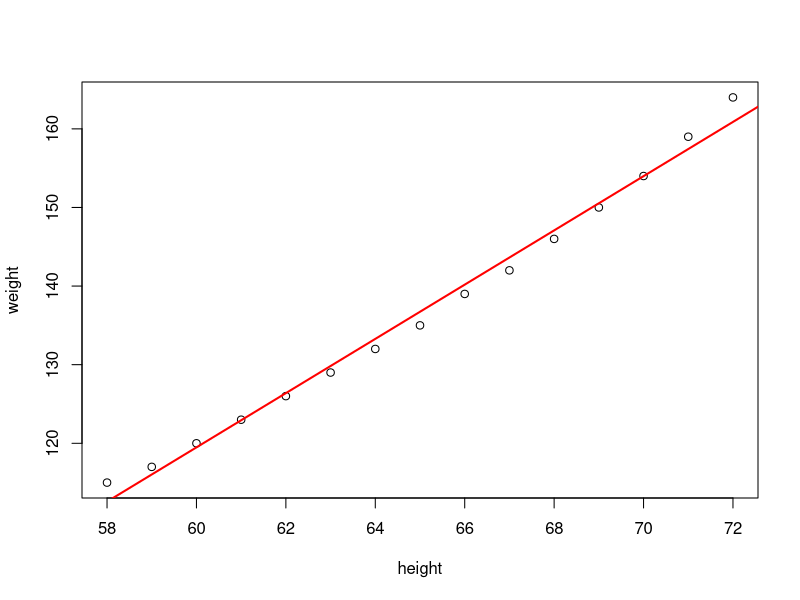
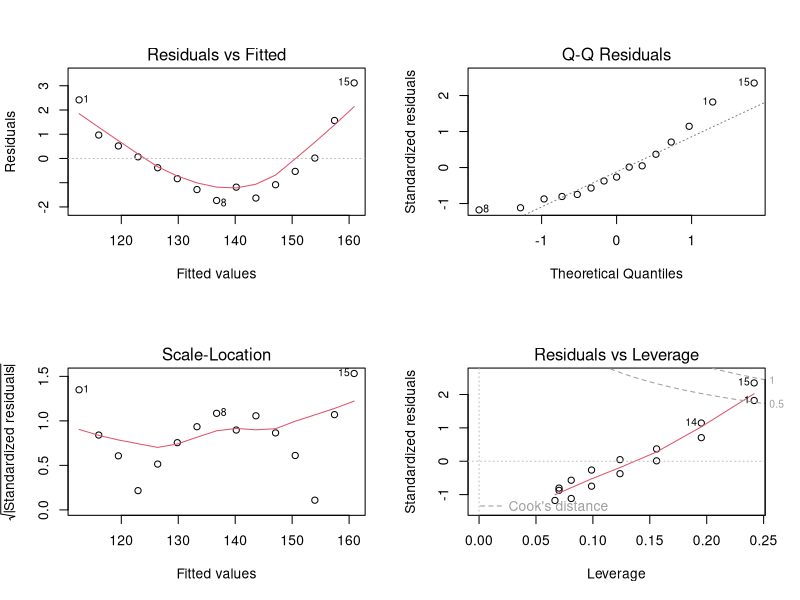
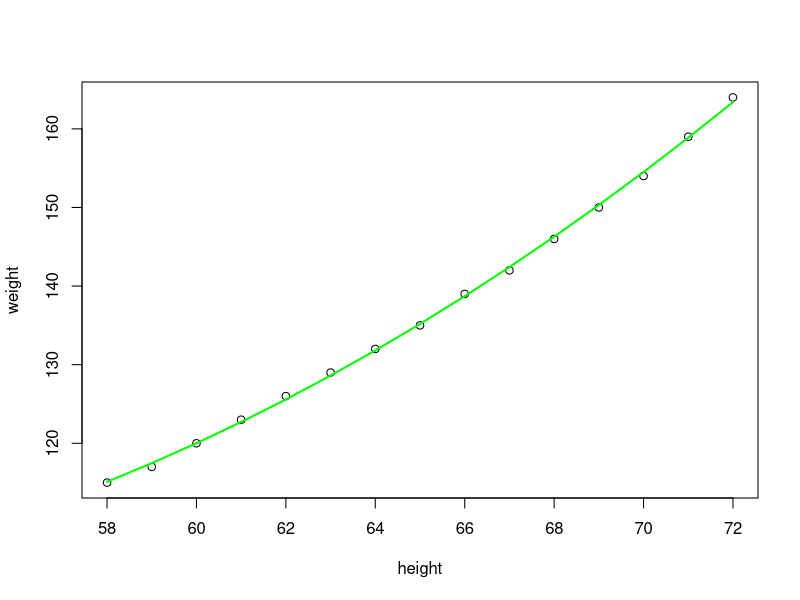
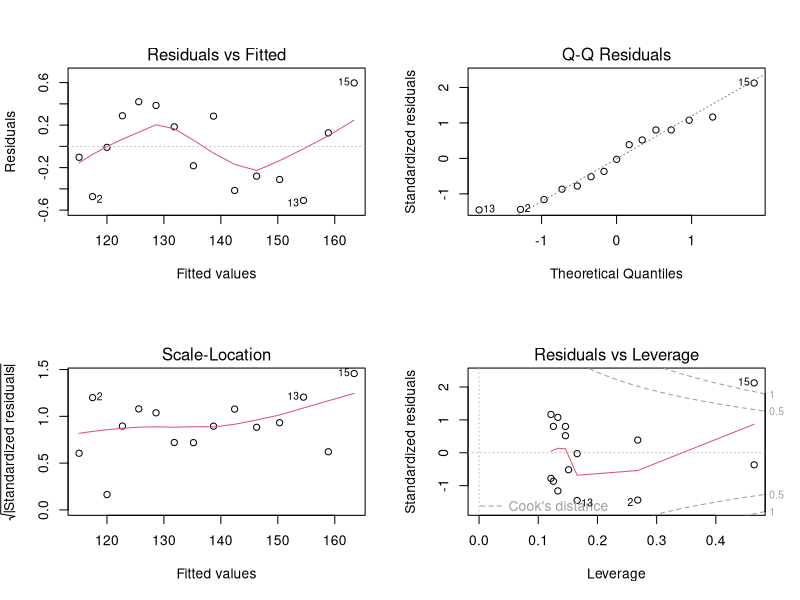
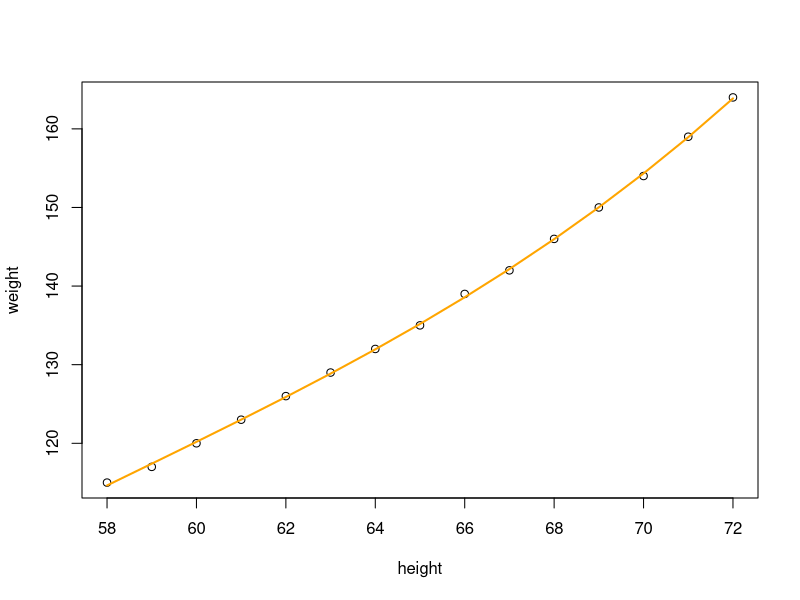
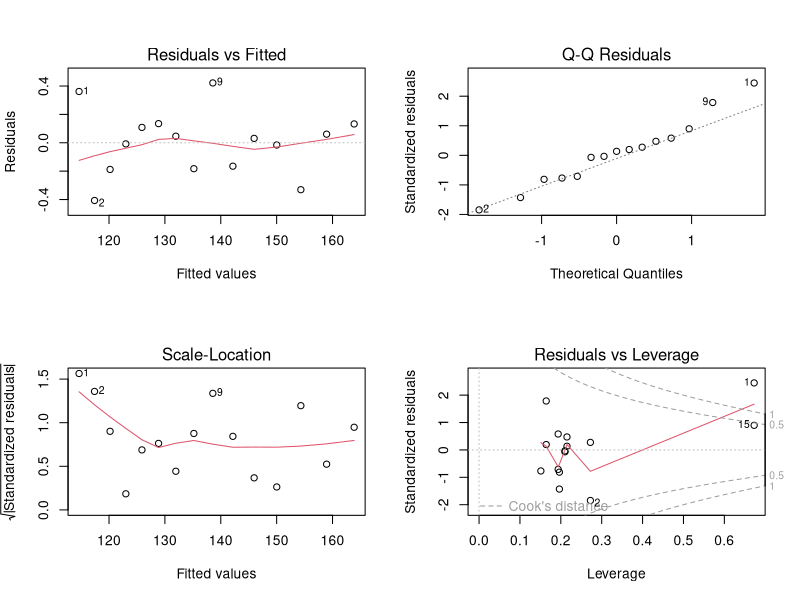

These charts were generated, in order, by the following R code:
#Polynomial Regression
women

#신장에 따른 몸무게
plot(weight~height, women)
fit<-lm(weight~height, women)
abline(fit, col='red', lwd=2)

summary(fit)
cor.test(women$weight, women$height)

par(mfrow=c(2,2))
plot(fit)
par(mfrow=c(1,1))

fit2<-lm(weight~height+I(height^2), women)
plot(weight~height, women)
lines(women$height, fitted(fit2), col='green', lwd=2)

summary(fit2)
par(mfrow=c(2,2))
plot(fit2)
par(mfrow=c(1,1))

fit3<-lm(weight~height+I(height^2)+I(height^3), women)
plot(weight~height, women)
lines(women$height, fitted(fit3), col='orange', lwd=2)

summary(fit3)
par(mfrow=c(2,2))
plot(fit3)
par(mfrow=c(1,1))

#Adj R, plot 로 판별

#Akaike information criteria
AIC(fit2)
AIC(fit3)

#Overfit
#Polynomial
lm(weight~height+I(height^2), women)